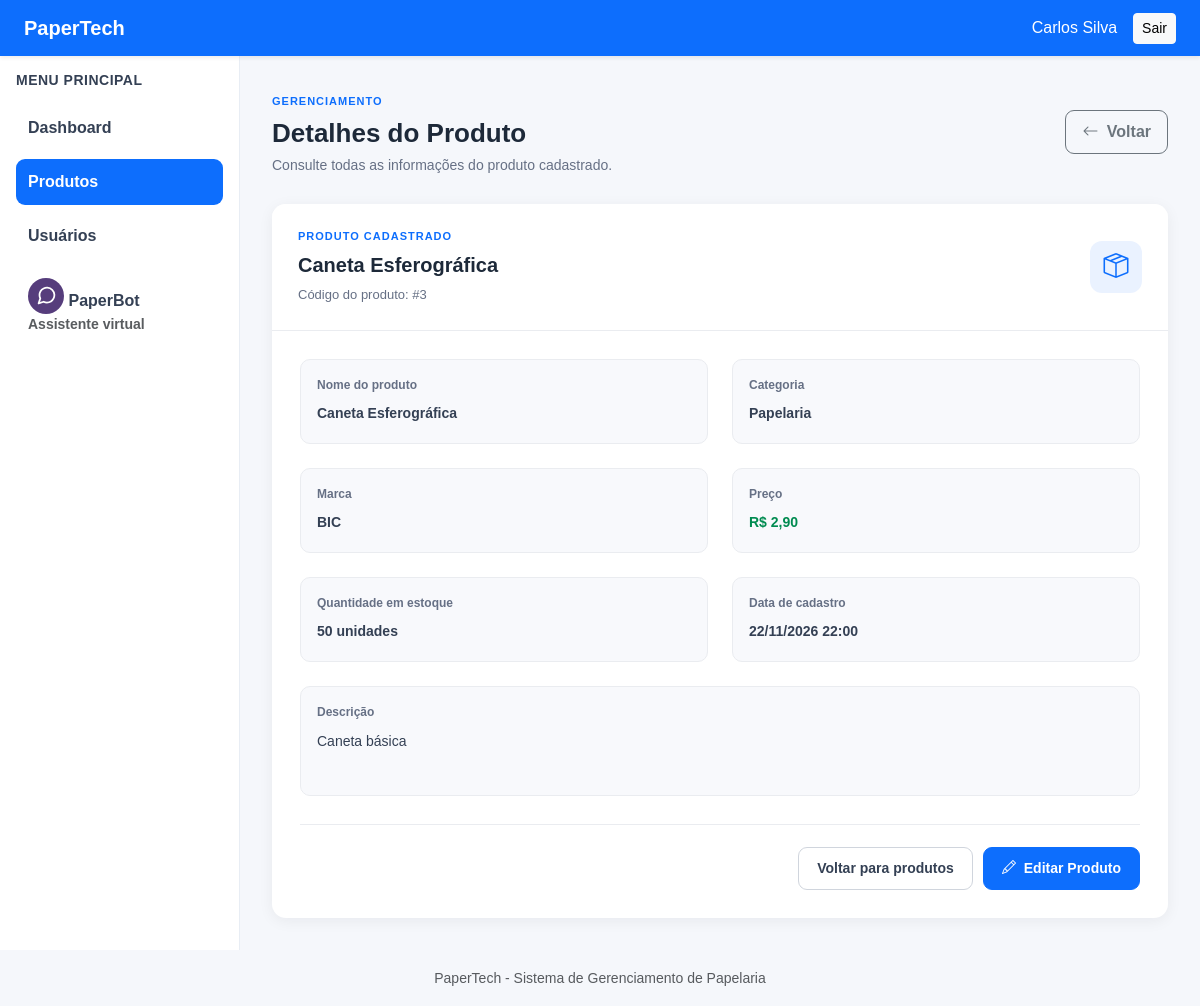
The page /modules/produtos/visualizar.php?id=3 (signed in) on the database its author committed.
### tables this page shows
CREATE TABLE `produtos` (
  `id` int(11) NOT NULL,
  `nome` varchar(150) NOT NULL,
  `descricao` text DEFAULT NULL,
  `categoria` varchar(100) NOT NULL,
  `marca` varchar(100) DEFAULT NULL,
  `preco` decimal(10,2) NOT NULL CHECK (`preco` >= 0),
  `quantidade_estoque` int(11) NOT NULL DEFAULT 0 CHECK (`quantidade_estoque` >= 0),
  `data_cadastro` datetime NOT NULL DEFAULT current_timestamp()
);

### modules/produtos/visualizar.php (the view, shortened to what this page needs)
<?php
require_once __DIR__ . '/../../config/database.php';
$erro = '';
$produto = null;
$id = filter_input(INPUT_GET, 'id', FILTER_VALIDATE_INT);
if (!$id || $id <= 0) {
    http_response_code(400);
    $erro = 'ID de produto inválido.';
} else {
    $sql = "SELECT id, nome, descricao, categoria, marca,
                   preco, quantidade_estoque, data_cadastro
            FROM produtos
            WHERE id = :id";
    $stmt = $pdo->prepare($sql);
    $stmt->execute([':id' => $id]);
    $produto = $stmt->fetch();
}
?>
<?php require_once __DIR__ . '/../../includes/header.php'; ?>
<div class="main-container">
    <?php require_once __DIR__ . '/../../includes/sidebar.php'; ?>
    <main class="content">
        <div class="products-page-header">
            <div>
                <span class="products-eyebrow">GERENCIAMENTO</span>
                <h2>Detalhes do Produto</h2>
                <p>Consulte todas as informações do produto cadastrado.</p>
            </div>
            <a href="index.php" class="btn btn-outline-secondary products-back-button">
                <i class="bi bi-arrow-left me-1"></i>
                Voltar
            </a>
        </div>
        <?php if ($erro): ?>
            <div class="alert alert-danger products-error">
                <?= htmlspecialchars($erro, ENT_QUOTES, 'UTF-8') ?>
            </div>
        <?php else: ?>
            <div class="card product-details-card">
                <div class="card-header product-details-header">
                    <div>
                        <span class="product-details-label">PRODUTO CADASTRADO</span>
                        <h5>
                            <?= htmlspecialchars($produto['nome'], ENT_QUOTES, 'UTF-8') ?>
                        </h5>
                        <small>
                            Código do produto: #<?= (int) $produto['id'] ?>
                        </small>
                    </div>
                    <div class="product-details-icon">
                        <i class="bi bi-box-seam"></i>
                    </div>
                </div>
                <div class="card-body">
                    <div class="row g-4">
                        <div class="col-md-6">
                            <div class="product-detail-item">
                                <span>Nome do produto</span>
                                <strong>
                                    <?= htmlspecialchars($produto['nome'], ENT_QUOTES, 'UTF-8') ?>
                                </strong>
                            </div>
                        </div>
                        <div class="col-md-6">
                            <div class="product-detail-item">
                                <span>Categoria</span>
                                <strong>
                                    <?= htmlspecialchars($produto['categoria'], ENT_QUOTES, 'UTF-8') ?>
                                </strong>
                            </div>
                        </div>
                        <div class="col-md-6">
                            <div class="product-detail-item">
                                <span>Marca</span>
                                <strong>
                                    <?php if (!empty($produto['marca'])): ?>
                                        <?= htmlspecialchars($produto['marca'], ENT_QUOTES, 'UTF-8') ?>
                                    <?php else: ?>
                                        <span class="text-muted">Não informada</span>
                                    <?php endif; ?>
                                </strong>
                            </div>
                        </div>
                        <div class="col-md-6">
                            <div class="product-detail-item">
                                <span>Preço</span>
                                <strong class="product-detail-price">
                                    R$ <?= number_format(
                                        (float) $produto['preco'],
                                        2,
                                        ',',
                                        '.'
                                    ) ?>
                                </strong>
                            </div>
                        </div>
                        <div class="col-md-6">
                            <div class="product-detail-item">
                                <span>Quantidade em estoque</span>
                                <strong>
                                    <?= (int) $produto['quantidade_estoque'] ?> unidades
                                </strong>
                            </div>
                        </div>
                        <div class="col-md-6">
                            <div class="product-detail-item">
                                <span>Data de cadastro</span>
                                <strong>
                                    <?= date(
                                        'd/m/Y H:i',
                                        strtotime($produto['data_cadastro'])
                                    ) ?>
                                </strong>
                            </div>
                        </div>
                        <div class="col-md-12">
                            <div class="product-detail-item product-detail-description">
                                <span>Descrição</span>
                                <div>
                                    <?php if (!empty($produto['descricao'])): ?>
                                        <?= nl2br(htmlspecialchars(
                                            $produto['descricao'],
                                            ENT_QUOTES,
                                            'UTF-8'
                                        )) ?>
                                    <?php else: ?>
                                        <span class="text-muted">Não informada</span>
                                    <?php endif; ?>
                                </div>
                            </div>
                        </div>
                    </div>
                    <div class="product-details-footer">
                        <a href="index.php" class="btn btn-light product-cancel-button">
                            Voltar para produtos
                        </a>
                        <a
                            href="editar.php?id=<?= (int) $produto['id'] ?>"
                            class="btn btn-primary product-submit-button"
                        >
                            <i class="bi bi-pencil me-1"></i>
                            Editar Produto
                        </a>
                    </div>
                </div>
            </div>
        <?php endif; ?>
    </main>
</div>
<?php require_once __DIR__ . '/../../includes/footer.php'; ?>

### public/assets/css/style.css (style rules this page uses)
body { background-color: #f5f7fb; font-family: Arial, Helvetica, sans-serif; min-height: 100vh; display: flex; flex-direction: column; color: #202938; }
.main-container { display: flex; flex: 1; min-width: 0; }
.content { flex: 1; min-width: 0; padding: 32px; }
.products-page-header { display: flex; justify-content: space-between; align-items: center; gap: 20px; margin-bottom: 28px; }
.products-page-header h2 { color: #1d2939; font-size: 26px; font-weight: 700; margin: 6px 0; }
.products-page-header p { color: #667085; margin: 0; font-size: 14px; }
.products-eyebrow { color: #0d6efd; font-size: 11px; font-weight: 700; letter-spacing: 1px; }
.products-back-button { border-radius: 9px; padding: 9px 16px; font-weight: 600; white-space: nowrap; }
.product-cancel-button, .product-submit-button { border-radius: 9px; padding: 10px 18px; font-size: 14px; font-weight: 600; }
.product-cancel-button { border: 1px solid #d0d5dd; color: #344054; background: #ffffff; }
.product-submit-button { background: #0d6efd; border-color: #0d6efd; }
.product-details-card { border: none; border-radius: 14px; overflow: hidden; box-shadow: 0 3px 15px rgba(16, 24, 40, 0.06); }
.product-details-header { display: flex; justify-content: space-between; align-items: center; background: #ffffff; border-bottom: 1px solid #eaecf0; padding: 24px 26px; }
.product-details-label { display: block; color: #0d6efd; font-size: 11px; font-weight: 700; letter-spacing: 1px; margin-bottom: 8px; }
.product-details-header h5 { color: #1d2939; font-size: 20px; font-weight: 700; margin-bottom: 5px; }
.product-details-header small { color: #667085; font-size: 13px; }
.product-details-icon { width: 52px; height: 52px; display: flex; align-items: center; justify-content: center; background: #eaf2ff; color: #0d6efd; border-radius: 12px; font-size: 25px; }
.product-details-card .card-body { padding: 28px; }
.product-detail-item { height: 100%; min-height: 85px; padding: 16px; background: #f8f9fc; border: 1px solid #eaecf0; border-radius: 10px; }
.product-detail-item > span { display: block; color: #667085; font-size: 12px; font-weight: 600; margin-bottom: 9px; }
.product-detail-item strong { display: block; color: #344054; font-size: 14px; font-weight: 600; overflow-wrap: anywhere; }
.product-detail-price { color: #008b50 !important; }
.product-detail-description { min-height: 110px; }
.product-detail-description div { color: #344054; font-size: 14px; line-height: 1.7; overflow-wrap: anywhere; }
.product-details-footer { display: flex; justify-content: flex-end; gap: 10px; border-top: 1px solid #eaecf0; padding-top: 22px; margin-top: 28px; }

### rows shown on the page
produtos: nome "Caneta Esferográfica", id "3", categoria "Papelaria", marca "BIC", preco "2,90", quantidade_estoque "50", data_cadastro "22/11/2026 22:00", descricao "Caneta básica"

### other values the page prints
$nomeUsuario "Carlos Silva"
